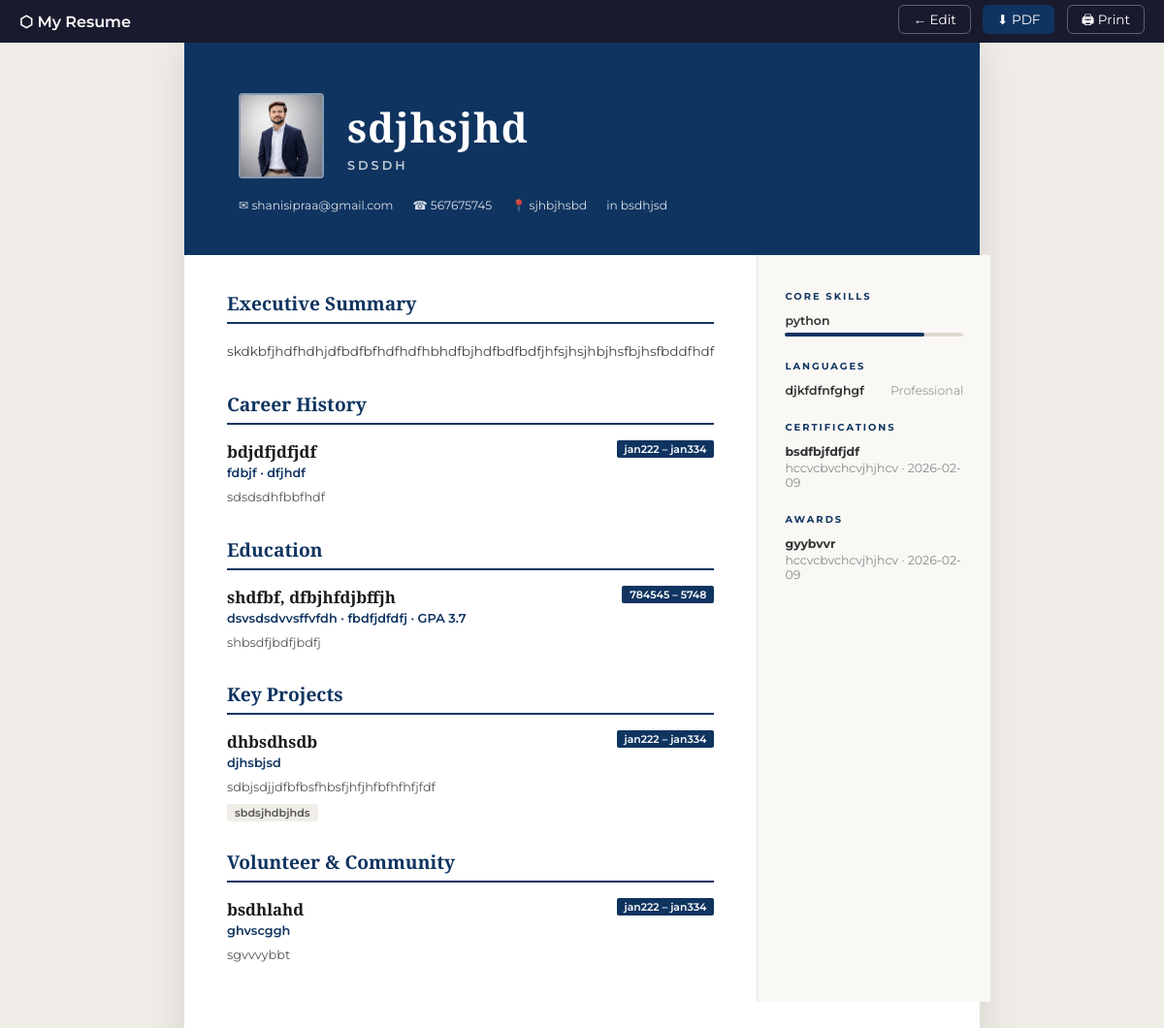
/resume/1/preview/ (signed in), run on the app's committed database.
### builder/models.py (models this page shows, shortened)
class Resume(models.Model):
    user         = models.ForeignKey(User, on_delete=models.CASCADE, related_name='resumes')
    title        = models.CharField(max_length=200, default='My Resume')
    template     = models.CharField(max_length=50, choices=TEMPLATE_CHOICES, default='modern')
    accent_color = models.CharField(max_length=20, choices=COLOR_CHOICES, default='#2c3e50')
    created_at   = models.DateTimeField(auto_now_add=True)
    updated_at   = models.DateTimeField(auto_now=True)
    full_name  = models.CharField(max_length=200, blank=True)
    job_title  = models.CharField(max_length=200, blank=True)
    email      = models.EmailField(blank=True)
    phone      = models.CharField(max_length=30, blank=True)
    location   = models.CharField(max_length=200, blank=True)
    website    = models.URLField(blank=True)
    linkedin   = models.CharField(max_length=200, blank=True)
    github     = models.CharField(max_length=200, blank=True)
    summary    = models.TextField(blank=True)
    photo      = models.ImageField(upload_to='profile_photos/', blank=True, null=True)
    class Meta:
        ordering = ['-updated_at']

class WorkExperience(models.Model):
    resume     = models.ForeignKey(Resume, on_delete=models.CASCADE, related_name='work_experiences')
    company    = models.CharField(max_length=200)
    position   = models.CharField(max_length=200)
    location   = models.CharField(max_length=200, blank=True)
    start_date = models.CharField(max_length=20)
    end_date   = models.CharField(max_length=20, blank=True)
    is_current = models.BooleanField(default=False)
    description= models.TextField(blank=True)
    order      = models.PositiveIntegerField(default=0)
    class Meta:
        ordering = ['order', '-start_date']

class Education(models.Model):
    resume         = models.ForeignKey(Resume, on_delete=models.CASCADE, related_name='educations')
    institution    = models.CharField(max_length=200)
    degree         = models.CharField(max_length=200)
    field_of_study = models.CharField(max_length=200, blank=True)
    location       = models.CharField(max_length=200, blank=True)
    start_date     = models.CharField(max_length=20)
    end_date       = models.CharField(max_length=20, blank=True)
    is_current     = models.BooleanField(default=False)
    gpa            = models.CharField(max_length=20, blank=True)
    description    = models.TextField(blank=True)
    order          = models.PositiveIntegerField(default=0)
    class Meta:
        ordering = ['order', '-start_date']

class Project(models.Model):
    resume       = models.ForeignKey(Resume, on_delete=models.CASCADE, related_name='projects')
    name         = models.CharField(max_length=200)
    role         = models.CharField(max_length=200, blank=True)
    url          = models.URLField(blank=True)
    start_date   = models.CharField(max_length=20, blank=True)
    end_date     = models.CharField(max_length=20, blank=True)
    description  = models.TextField(blank=True)
    technologies = models.CharField(max_length=500, blank=True)
    order        = models.PositiveIntegerField(default=0)
    class Meta:
        ordering = ['order']

class VolunteerWork(models.Model):
    resume       = models.ForeignKey(Resume, on_delete=models.CASCADE, related_name='volunteer_works')
    organization = models.CharField(max_length=200)
    role         = models.CharField(max_length=200, blank=True)
    start_date   = models.CharField(max_length=20, blank=True)
    end_date     = models.CharField(max_length=20, blank=True)
    description  = models.TextField(blank=True)
    order        = models.PositiveIntegerField(default=0)
    class Meta:
        ordering = ['order']

class Skill(models.Model):
    LEVEL_CHOICES = [
        ('beginner',     'Beginner'),
        ('intermediate', 'Intermediate'),
        ('advanced',     'Advanced'),
        ('expert',       'Expert'),
    ]
    resume   = models.ForeignKey(Resume, on_delete=models.CASCADE, related_name='skills')
    name     = models.CharField(max_length=100)
    level    = models.CharField(max_length=20, choices=LEVEL_CHOICES, default='intermediate')
    category = models.CharField(max_length=100, blank=True)
    order    = models.PositiveIntegerField(default=0)
    class Meta:
        ordering = ['order', 'category', 'name']

class Language(models.Model):
    PROFICIENCY_CHOICES = [
        ('native',       'Native'),
        ('fluent',       'Fluent'),
        ('professional', 'Professional'),
        ('intermediate', 'Intermediate'),
        ('basic',        'Basic'),
    ]
    resume      = models.ForeignKey(Resume, on_delete=models.CASCADE, related_name='languages')
    name        = models.CharField(max_length=100)
    proficiency = models.CharField(max_length=20, choices=PROFICIENCY_CHOICES, default='professional')
    order       = models.PositiveIntegerField(default=0)
    class Meta:
        ordering = ['order']

class Certification(models.Model):
    resume        = models.ForeignKey(Resume, on_delete=models.CASCADE, related_name='certifications')
    name          = models.CharField(max_length=200)
    issuer        = models.CharField(max_length=200, blank=True)
    date          = models.CharField(max_length=20, blank=True)
    expiry_date   = models.CharField(max_length=20, blank=True)
    credential_id = models.CharField(max_length=200, blank=True)
    url           = models.URLField(blank=True)
    order         = models.PositiveIntegerField(default=0)
    class Meta:
        ordering = ['order']

class Award(models.Model):
    resume      = models.ForeignKey(Resume, on_delete=models.CASCADE, related_name='awards')
    title       = models.CharField(max_length=200)
    issuer      = models.CharField(max_length=200, blank=True)
    date        = models.CharField(max_length=20, blank=True)
    description = models.TextField(blank=True)
    order       = models.PositiveIntegerField(default=0)
    class Meta:
        ordering = ['order']

### builder/views.py (the view)
# urls.py: path('resume/<int:pk>/preview/', views.resume_preview, name='resume_preview'),
@login_required
def resume_preview(request, pk):
    resume = get_object_or_404(Resume, pk=pk, user=request.user)
    template_name = f'builder/cv_templates/{resume.template}.html'
    context = _build_cv_context(resume)
    return render(request, template_name, context)

### builder/templates/builder/cv_templates/executive.html (shortened to what this page needs)
<!DOCTYPE html>
<html lang="en">
<head>
</head>
<body>
<div class="print-bar">
  <span style="font-weight:600">⬡ {{ resume.title }}</span>
  <div>
    <a href="{% url 'resume_edit' resume.pk %}">← Edit</a>
    <a href="{% url 'resume_pdf' resume.pk %}" class="btn-pdf">⬇ PDF</a>
    <a href="javascript:window.print()">🖨 Print</a>
  </div>
</div>
<div class="cv-wrap">
  <div class="cv-header">
    <div class="hdr-row">
      {% if resume.photo %}<img src="{{ resume.photo.url }}" class="cv-photo">{% endif %}
      <div>
        <div class="cv-name">{{ resume.full_name }}</div>
        {% if resume.job_title %}<div class="cv-titleline">{{ resume.job_title }}</div>{% endif %}
      </div>
    </div>
    <div class="hdr-contacts">
      {% if resume.email %}<div class="hc-item">✉ {{ resume.email }}</div>{% endif %}
      {% if resume.phone %}<div class="hc-item">☎ {{ resume.phone }}</div>{% endif %}
      {% if resume.location %}<div class="hc-item">📍 {{ resume.location }}</div>{% endif %}
      {% if resume.linkedin %}<div class="hc-item">in {{ resume.linkedin }}</div>{% endif %}
    </div>
  </div>
  <div class="cv-body">
    <main class="cv-main">
      {% if resume.summary %}
      <div class="section">
        <div class="sec-title">Executive Summary</div>
        <p class="summary">{{ resume.summary }}</p>
      </div>
      {% endif %}
      {% if work_experiences %}
      <div class="section">
        <div class="sec-title">Career History</div>
        {% for exp in work_experiences %}
        <div class="entry">
          <div class="entry-hdr">
            <div>
              <div class="entry-title">{{ exp.position }}</div>
              <div class="entry-org">{{ exp.company }}{% if exp.location %} · {{ exp.location }}{% endif %}</div>
            </div>
            <div class="entry-badge">{{ exp.start_date }} – {% if exp.is_current %}Present{% else %}{{ exp.end_date }}{% endif %}</div>
          </div>
          {% if exp.description %}<div class="entry-desc">{{ exp.description }}</div>{% endif %}
        </div>
        {% endfor %}
      </div>
      {% endif %}
      {% if educations %}
      <div class="section">
        <div class="sec-title">Education</div>
        {% for edu in educations %}
        <div class="entry">
          <div class="entry-hdr">
            <div>
              <div class="entry-title">{{ edu.degree }}{% if edu.field_of_study %}, {{ edu.field_of_study }}{% endif %}</div>
              <div class="entry-org">{{ edu.institution }}{% if edu.location %} · {{ edu.location }}{% endif %}{% if edu.gpa %} · GPA {{ edu.gpa }}{% endif %}</div>
            </div>
            <div class="entry-badge">{{ edu.start_date }} – {% if edu.is_current %}Present{% else %}{{ edu.end_date }}{% endif %}</div>
          </div>
          {% if edu.description %}<div class="entry-desc">{{ edu.description }}</div>{% endif %}
        </div>
        {% endfor %}
      </div>
      {% endif %}
      {% if projects %}
      <div class="section">
        <div class="sec-title">Key Projects</div>
        {% for proj in projects %}
        <div class="entry">
          <div class="entry-hdr">
            <div>
              <div class="entry-title">{{ proj.name }}</div>
              {% if proj.role %}<div class="entry-org">{{ proj.role }}</div>{% endif %}
            </div>
            {% if proj.start_date %}<div class="entry-badge">{{ proj.start_date }}{% if proj.end_date %} – {{ proj.end_date }}{% endif %}</div>{% endif %}
          </div>
          {% if proj.description %}<div class="entry-desc">{{ proj.description }}</div>{% endif %}
          {% if proj.tech_list %}
<div class="tech-tags">{% for t in proj.tech_list %}<span class="tech-tag">{{ t }}</span>{% endfor %}</div>
{% endif %}
        </div>
        {% endfor %}
      </div>
      {% endif %}
      {% if volunteer_works %}
      <div class="section">
        <div class="sec-title">Volunteer &amp; Community</div>
        {% for vol in volunteer_works %}
        <div class="entry">
          <div class="entry-hdr">
            <div>
              <div class="entry-title">{% if vol.role %}{{ vol.role }}{% endif %}</div>
              <div class="entry-org">{{ vol.organization }}</div>
            </div>
            {% if vol.start_date %}<div class="entry-badge">{{ vol.start_date }}{% if vol.end_date %} – {{ vol.end_date }}{% endif %}</div>{% endif %}
          </div>
          {% if vol.description %}<div class="entry-desc">{{ vol.description }}</div>{% endif %}
        </div>
        {% endfor %}
      </div>
      {% endif %}
    </main>
    <aside class="cv-sidebar">
      {% if skills %}
      <div class="section" style="margin-bottom:24px">
        <div class="sb-sec-title">Core Skills</div>
        {% for sk in skills %}
        <div class="sb-skill">
          <div class="sb-skill-name">{{ sk.name }}</div>
          <div class="sb-bar">
            <div class="sb-fill" style="width:{% if sk.level == 'expert' %}100%{% elif sk.level == 'advanced' %}78%{% elif sk.level == 'intermediate' %}56%{% else %}35%{% endif %}"></div>
          </div>
        </div>
        {% endfor %}
      </div>
      {% endif %}
      {% if languages %}
      <div class="section" style="margin-bottom:24px">
        <div class="sb-sec-title">Languages</div>
        {% for lang in languages %}
        <div class="sb-lang">
          <span class="sb-lang-name">{{ lang.name }}</span>
          <span class="sb-lang-lvl">{{ lang.get_proficiency_display }}</span>
        </div>
        {% endfor %}
      </div>
      {% endif %}
      {% if certifications %}
      <div class="section" style="margin-bottom:24px">
        <div class="sb-sec-title">Certifications</div>
        {% for cert in certifications %}
        <div class="sb-cert">
          <div class="sb-cert-name">{{ cert.name }}</div>
          <div class="sb-cert-sub">{{ cert.issuer }}{% if cert.date %} · {{ cert.date }}{% endif %}</div>
        </div>
        {% endfor %}
      </div>
      {% endif %}
      {% if awards %}
      <div class="section">
        <div class="sb-sec-title">Awards</div>
        {% for aw in awards %}
        <div class="sb-cert">
          <div class="sb-cert-name">{{ aw.title }}</div>
          <div class="sb-cert-sub">{{ aw.issuer }}{% if aw.date %} · {{ aw.date }}{% endif %}</div>
        </div>
        {% endfor %}
      </div>
      {% endif %}
    </aside>
  </div>
</div>
</body>
</html>

### data on the page
Resume: title "My Resume", photo (picture), full_name "sdjhsjhd", job_title "SDSDH", email "shanisipraa@gmail.com", phone "567675745", location "sjhbjhsbd", linkedin "bsdhjsd", summary "skdkbfjhdfhdhjdfbdfbfhdfhdfhbhdfbjhdfbdfbdfjhfsjhsjhbjhsfbjhsfbddfhdf"
WorkExperience: position "bdjdfjdfjdf", company "fdbjf", location "dfjhdf", start_date "jan222", end_date "jan334", description "sdsdsdhfbbfhdf"
Education: degree "shdfbf", field_of_study "dfbjhfdjbffjh", institution "dsvsdsdvvsffvfdh", location "fbdfjdfdfj", gpa "3.7", start_date "784545", end_date "5748", description "shbsdfjbdfjbdfj"
Project: name "dhbsdhsdb", role "djhsbjsd", start_date "jan222", end_date "jan334", description "sdbjsdjjdfbfbsfhbsfjhfjhfbfhfhfjfdf", tech_list "sbdsjhdbjhds"
VolunteerWork: role "bsdhlahd", organization "ghvscggh", start_date "jan222", end_date "jan334", description "sgvvvybbt"
Skill: name "python"
Language: name "djkfdfnfghgf", proficiency "Professional"
Certification: name "bsdfbjfdfjdf", issuer "hccvcbvchcvjhjhcv", date "2026-02-09"
Award: title "gyybvvr", issuer "hccvcbvchcvjhjhcv", date "2026-02-09"
